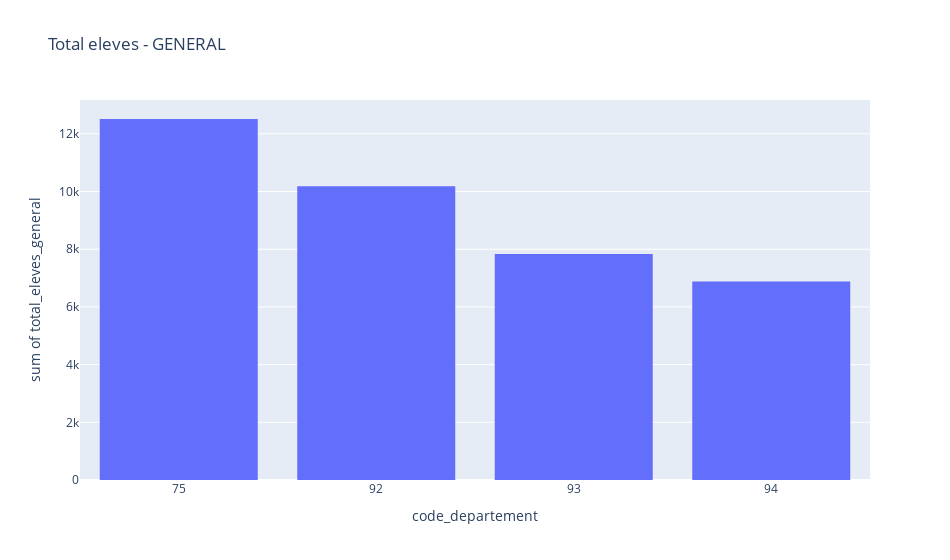

Here is the notebook cell this chart was saved with:
### Code cell
fig = px.histogram(df1_bac[df1_bac['Annee']==2019].groupby(['Annee','code_departement'])['total_eleves_general'].sum().reset_index(), x='code_departement',y="total_eleves_general", title='Total eleves - GENERAL', width=950, height=560)
fig.update_layout(legend =dict(font = dict(family = "Courier", size = 10, color = "black")),
                  legend_title = dict(font = dict(size = 20, color = "blue")))
fig.show()

### Figure 1 — Plotly figure (JSON) as saved in the notebook; plotly's stock layout.template omitted (floating-point values rounded to 4 significant figures)
{"data": [{"alignmentgroup": "True", "bingroup": "x", "histfunc": "sum", "hovertemplate": "code_departement=%{x}<br>sum of total_eleves_general=%{y}<extra></extra>", "legendgroup": "", "marker": {"color": "#636efa", "pattern": {"shape": ""}}, "name": "", "offsetgroup": "", "orientation": "v", "showlegend": false, "type": "histogram", "x": ["75", "92", "93", "94"], "xaxis": "x", "y": [12513, 10178, 7837, 6884], "yaxis": "y"}], "layout": {"barmode": "relative", "height": 560, "legend": {"font": {"color": "black", "family": "Courier", "size": 10}, "title": {"font": {"color": "blue", "size": 20}}, "tracegroupgap": 0}, "title": {"text": "Total eleves - GENERAL"}, "width": 950, "xaxis": {"anchor": "y", "autorange": true, "domain": [0, 1], "range": [-0.5, 3.5], "title": {"text": "code_departement"}, "type": "category"}, "yaxis": {"anchor": "x", "autorange": true, "domain": [0, 1], "range": [0, 13170.0], "title": {"text": "sum of total_eleves_general"}, "type": "linear"}}}
